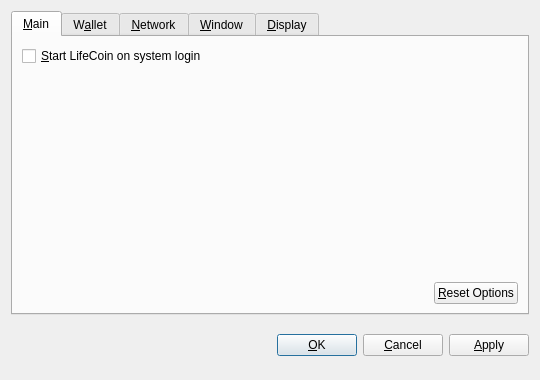
<?xml version="1.0" encoding="UTF-8"?>
<ui version="4.0">
 <class>OptionsDialog</class>
 <widget class="QDialog" name="OptionsDialog">
  <property name="geometry">
   <rect>
    <x>0</x>
    <y>0</y>
    <width>540</width>
    <height>380</height>
   </rect>
  </property>
  <property name="windowTitle">
   <string>Options</string>
  </property>
  <property name="modal">
   <bool>true</bool>
  </property>
  <layout class="QVBoxLayout" name="verticalLayout">
   <item>
    <widget class="QTabWidget" name="tabWidget">
     <property name="tabPosition">
      <enum>QTabWidget::North</enum>
     </property>
     <property name="currentIndex">
      <number>0</number>
     </property>
     <widget class="QWidget" name="tabMain">
      <attribute name="title">
       <string>&amp;Main</string>
      </attribute>
      <layout class="QVBoxLayout" name="verticalLayout_Main">
       <item>
        <widget class="QCheckBox" name="bitcoinAtStartup">
         <property name="toolTip">
          <string>Automatically start LifeCoin after logging in to the system.</string>
         </property>
         <property name="text">
          <string>&amp;Start LifeCoin on system login</string>
         </property>
        </widget>
       </item>
       <item>
        <spacer name="verticalSpacer_Main">
         <property name="orientation">
          <enum>Qt::Vertical</enum>
         </property>
         <property name="sizeHint" stdset="0">
          <size>
           <width>20</width>
           <height>40</height>
          </size>
         </property>
        </spacer>
       </item>
       <item>
        <layout class="QHBoxLayout" name="horizontalLayout_2_Main">
         <item>
          <spacer name="horizontalSpacer_2_Main">
           <property name="orientation">
            <enum>Qt::Horizontal</enum>
           </property>
           <property name="sizeHint" stdset="0">
            <size>
             <width>40</width>
             <height>20</height>
            </size>
           </property>
          </spacer>
         </item>
         <item>
          <widget class="QPushButton" name="resetButton">
           <property name="toolTip">
            <string>Reset all client options to default.</string>
           </property>
           <property name="text">
            <string>&amp;Reset Options</string>
           </property>
           <property name="autoDefault">
            <bool>false</bool>
           </property>
          </widget>
         </item>
        </layout>
       </item>
      </layout>
     </widget>
     <widget class="QWidget" name="tabWallet">
      <attribute name="title">
       <string>W&amp;allet</string>
      </attribute>
      <layout class="QVBoxLayout" name="verticalLayout_Network">
       <item>
        <widget class="QLabel" name="transactionFeeInfoLabel">
         <property name="text">
          <string>Optional transaction fee per kB that helps make sure your transactions are processed quickly. Most transactions are 1 kB.</string>
         </property>
         <property name="textFormat">
          <enum>Qt::PlainText</enum>
         </property>
         <property name="wordWrap">
          <bool>true</bool>
         </property>
        </widget>
       </item>
       <item>
        <layout class="QHBoxLayout" name="horizontalLayout_1_Main">
         <item>
          <widget class="QLabel" name="transactionFeeLabel">
           <property name="text">
            <string>Pay transaction &amp;fee</string>
           </property>
           <property name="textFormat">
            <enum>Qt::PlainText</enum>
           </property>
           <property name="buddy">
            <cstring>transactionFee</cstring>
           </property>
          </widget>
         </item>
         <item>
          <widget class="BitcoinAmountField" name="transactionFee"/>
         </item>
         <item>
          <spacer name="horizontalSpacer_1_Main">
           <property name="orientation">
            <enum>Qt::Horizontal</enum>
           </property>
           <property name="sizeHint" stdset="0">
            <size>
             <width>40</width>
             <height>20</height>
            </size>
           </property>
          </spacer>
         </item>
        </layout>
       </item>
       <item>
        <widget class="QLabel" name="label">
         <property name="text">
          <string>If you disable the spending of unconfirmed change, the change from a transaction cannot be used until that transaction has at least one confirmation. This also affects how your balance is computed.</string>
         </property>
         <property name="wordWrap">
          <bool>true</bool>
         </property>
        </widget>
       </item>
       <item>
        <widget class="QCheckBox" name="spendZeroConfChange">
         <property name="text">
          <string>Spend unconfirmed change  (experts only)</string>
         </property>
        </widget>
       </item>
       <item>
        <spacer name="verticalSpacer">
         <property name="orientation">
          <enum>Qt::Vertical</enum>
         </property>
         <property name="sizeHint" stdset="0">
          <size>
           <width>20</width>
           <height>40</height>
          </size>
         </property>
        </spacer>
       </item>
      </layout>
     </widget>
     <widget class="QWidget" name="tabNetwork">
      <attribute name="title">
       <string>&amp;Network</string>
      </attribute>
      <layout class="QVBoxLayout" name="verticalLayout_Network">
       <item>
        <widget class="QCheckBox" name="mapPortUpnp">
         <property name="toolTip">
          <string>Automatically open the LifeCoin client port on the router. This only works when your router supports UPnP and it is enabled.</string>
         </property>
         <property name="text">
          <string>Map port using &amp;UPnP</string>
         </property>
        </widget>
       </item>
       <item>
        <widget class="QCheckBox" name="connectSocks">
         <property name="toolTip">
          <string>Connect to the LifeCoin network through a SOCKS proxy (e.g. when connecting through Tor).</string>
         </property>
         <property name="text">
          <string>&amp;Connect through SOCKS proxy:</string>
         </property>
        </widget>
       </item>
       <item>
        <layout class="QHBoxLayout" name="horizontalLayout_Network">
         <item>
          <widget class="QLabel" name="proxyIpLabel">
           <property name="text">
            <string>Proxy &amp;IP:</string>
           </property>
           <property name="textFormat">
            <enum>Qt::PlainText</enum>
           </property>
           <property name="buddy">
            <cstring>proxyIp</cstring>
           </property>
          </widget>
         </item>
         <item>
          <widget class="QValidatedLineEdit" name="proxyIp">
           <property name="maximumSize">
            <size>
             <width>140</width>
             <height>16777215</height>
            </size>
           </property>
           <property name="toolTip">
            <string>IP address of the proxy (e.g. 127.0.0.1)</string>
           </property>
          </widget>
         </item>
         <item>
          <widget class="QLabel" name="proxyPortLabel">
           <property name="text">
            <string>&amp;Port:</string>
           </property>
           <property name="textFormat">
            <enum>Qt::PlainText</enum>
           </property>
           <property name="buddy">
            <cstring>proxyPort</cstring>
           </property>
          </widget>
         </item>
         <item>
          <widget class="QLineEdit" name="proxyPort">
           <property name="maximumSize">
            <size>
             <width>55</width>
             <height>16777215</height>
            </size>
           </property>
           <property name="toolTip">
            <string>Port of the proxy (e.g. 9050)</string>
           </property>
          </widget>
         </item>
         <item>
          <widget class="QLabel" name="socksVersionLabel">
           <property name="text">
            <string>SOCKS &amp;Version:</string>
           </property>
           <property name="textFormat">
            <enum>Qt::PlainText</enum>
           </property>
           <property name="buddy">
            <cstring>socksVersion</cstring>
           </property>
          </widget>
         </item>
         <item>
          <widget class="QValueComboBox" name="socksVersion">
           <property name="toolTip">
            <string>SOCKS version of the proxy (e.g. 5)</string>
           </property>
          </widget>
         </item>
         <item>
          <spacer name="horizontalSpacer_Network">
           <property name="orientation">
            <enum>Qt::Horizontal</enum>
           </property>
           <property name="sizeHint" stdset="0">
            <size>
             <width>40</width>
             <height>20</height>
            </size>
           </property>
          </spacer>
         </item>
        </layout>
       </item>
       <item>
        <spacer name="verticalSpacer_Network">
         <property name="orientation">
          <enum>Qt::Vertical</enum>
         </property>
         <property name="sizeHint" stdset="0">
          <size>
           <width>20</width>
           <height>40</height>
          </size>
         </property>
        </spacer>
       </item>
      </layout>
     </widget>
     <widget class="QWidget" name="tabWindow">
      <attribute name="title">
       <string>&amp;Window</string>
      </attribute>
      <layout class="QVBoxLayout" name="verticalLayout_Window">
       <item>
        <widget class="QCheckBox" name="minimizeToTray">
         <property name="toolTip">
          <string>Show only a tray icon after minimizing the window.</string>
         </property>
         <property name="text">
          <string>&amp;Minimize to the tray instead of the taskbar</string>
         </property>
        </widget>
       </item>
       <item>
        <widget class="QCheckBox" name="minimizeOnClose">
         <property name="toolTip">
          <string>Minimize instead of exit the application when the window is closed. When this option is enabled, the application will be closed only after selecting Quit in the menu.</string>
         </property>
         <property name="text">
          <string>M&amp;inimize on close</string>
         </property>
        </widget>
       </item>
       <item>
        <spacer name="verticalSpacer_Window">
         <property name="orientation">
          <enum>Qt::Vertical</enum>
         </property>
         <property name="sizeHint" stdset="0">
          <size>
           <width>20</width>
           <height>40</height>
          </size>
         </property>
        </spacer>
       </item>
      </layout>
     </widget>
     <widget class="QWidget" name="tabDisplay">
      <attribute name="title">
       <string>&amp;Display</string>
      </attribute>
      <layout class="QVBoxLayout" name="verticalLayout_Display">
       <item>
        <layout class="QHBoxLayout" name="horizontalLayout_1_Display">
         <item>
          <widget class="QLabel" name="langLabel">
           <property name="text">
            <string>User Interface &amp;language:</string>
           </property>
           <property name="textFormat">
            <enum>Qt::PlainText</enum>
           </property>
           <property name="buddy">
            <cstring>lang</cstring>
           </property>
          </widget>
         </item>
         <item>
          <widget class="QValueComboBox" name="lang">
           <property name="toolTip">
            <string>The user interface language can be set here. This setting will take effect after restarting LifeCoin.</string>
           </property>
          </widget>
         </item>
        </layout>
       </item>
       <item>
        <layout class="QHBoxLayout" name="horizontalLayout_2_Display">
         <item>
          <widget class="QLabel" name="unitLabel">
           <property name="text">
            <string>&amp;Unit to show amounts in:</string>
           </property>
           <property name="textFormat">
            <enum>Qt::PlainText</enum>
           </property>
           <property name="buddy">
            <cstring>unit</cstring>
           </property>
          </widget>
         </item>
         <item>
          <widget class="QValueComboBox" name="unit">
           <property name="toolTip">
            <string>Choose the default subdivision unit to show in the interface and when sending coins.</string>
           </property>
          </widget>
         </item>
        </layout>
       </item>
       <item>
        <widget class="QCheckBox" name="displayAddresses">
         <property name="toolTip">
          <string>Whether to show LifeCoin addresses in the transaction list or not.</string>
         </property>
         <property name="text">
          <string>&amp;Display addresses in transaction list</string>
         </property>
        </widget>
       </item>
       <item>
        <widget class="QCheckBox" name="coinControlFeatures">
         <property name="toolTip">
          <string>Whether to show coin control features or not.</string>
         </property>
         <property name="text">
          <string>Display coin &amp;control features (experts only!)</string>
         </property>
        </widget>
       </item>
       <item>
        <spacer name="verticalSpacer_Display">
         <property name="orientation">
          <enum>Qt::Vertical</enum>
         </property>
         <property name="sizeHint" stdset="0">
          <size>
           <width>20</width>
           <height>40</height>
          </size>
         </property>
        </spacer>
       </item>
      </layout>
     </widget>
    </widget>
   </item>
   <item>
    <layout class="QHBoxLayout" name="horizontalLayout_Buttons">
     <item>
      <spacer name="horizontalSpacer_1">
       <property name="orientation">
        <enum>Qt::Horizontal</enum>
       </property>
       <property name="sizeHint" stdset="0">
        <size>
         <width>40</width>
         <height>48</height>
        </size>
       </property>
      </spacer>
     </item>
     <item>
      <widget class="QLabel" name="statusLabel">
       <property name="font">
        <font>
         <weight>75</weight>
         <bold>true</bold>
        </font>
       </property>
       <property name="text">
        <string/>
       </property>
       <property name="textFormat">
        <enum>Qt::PlainText</enum>
       </property>
       <property name="wordWrap">
        <bool>true</bool>
       </property>
      </widget>
     </item>
     <item>
      <spacer name="horizontalSpacer_2">
       <property name="orientation">
        <enum>Qt::Horizontal</enum>
       </property>
       <property name="sizeHint" stdset="0">
        <size>
         <width>40</width>
         <height>48</height>
        </size>
       </property>
      </spacer>
     </item>
     <item>
      <widget class="QPushButton" name="okButton">
       <property name="text">
        <string>&amp;OK</string>
       </property>
      </widget>
     </item>
     <item>
      <widget class="QPushButton" name="cancelButton">
       <property name="text">
        <string>&amp;Cancel</string>
       </property>
       <property name="autoDefault">
        <bool>false</bool>
       </property>
      </widget>
     </item>
     <item>
      <widget class="QPushButton" name="applyButton">
       <property name="text">
        <string>&amp;Apply</string>
       </property>
       <property name="autoDefault">
        <bool>false</bool>
       </property>
      </widget>
     </item>
    </layout>
   </item>
  </layout>
 </widget>
 <customwidgets>
  <customwidget>
   <class>BitcoinAmountField</class>
   <extends>QSpinBox</extends>
   <header>bitcoinamountfield.h</header>
  </customwidget>
  <customwidget>
   <class>QValueComboBox</class>
   <extends>QComboBox</extends>
   <header>qvaluecombobox.h</header>
  </customwidget>
  <customwidget>
   <class>QValidatedLineEdit</class>
   <extends>QLineEdit</extends>
   <header>qvalidatedlineedit.h</header>
  </customwidget>
 </customwidgets>
 <resources/>
 <connections/>
</ui>
